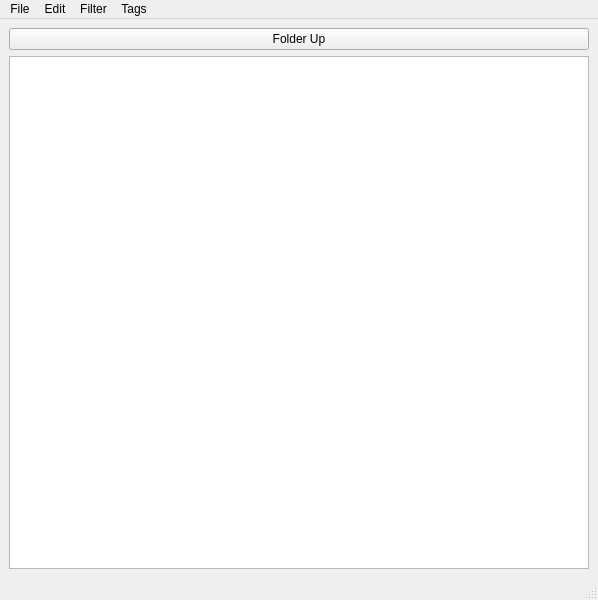
<?xml version="1.0" encoding="UTF-8"?>
<ui version="4.0">
 <class>MainWindow</class>
 <widget class="QMainWindow" name="MainWindow">
  <property name="geometry">
   <rect>
    <x>0</x>
    <y>0</y>
    <width>598</width>
    <height>600</height>
   </rect>
  </property>
  <property name="windowTitle">
   <string>MainWindow</string>
  </property>
  <widget class="QWidget" name="centralwidget">
   <layout class="QGridLayout" name="gridLayout">
    <item row="0" column="0">
     <widget class="QPushButton" name="folderUpButton">
      <property name="text">
       <string>Folder Up</string>
      </property>
      <property name="icon">
       <iconset theme="go-up">
        <normaloff>.</normaloff>.</iconset>
      </property>
      <property name="shortcut">
       <string>PgUp</string>
      </property>
     </widget>
    </item>
    <item row="1" column="0">
     <widget class="QListView" name="listView">
      <property name="sizePolicy">
       <sizepolicy hsizetype="Expanding" vsizetype="Expanding">
        <horstretch>0</horstretch>
        <verstretch>0</verstretch>
       </sizepolicy>
      </property>
     </widget>
    </item>
   </layout>
  </widget>
  <widget class="QMenuBar" name="menubar">
   <property name="geometry">
    <rect>
     <x>0</x>
     <y>0</y>
     <width>598</width>
     <height>22</height>
    </rect>
   </property>
   <widget class="QMenu" name="menuFile">
    <property name="title">
     <string>File</string>
    </property>
    <widget class="QMenu" name="menuNew">
     <property name="title">
      <string>New...</string>
     </property>
     <addaction name="actionNew_File"/>
     <addaction name="actionNew_Folder_2"/>
    </widget>
    <addaction name="menuNew"/>
    <addaction name="separator"/>
    <addaction name="actionClose"/>
   </widget>
   <widget class="QMenu" name="menuFilter">
    <property name="title">
     <string>Filter</string>
    </property>
   </widget>
   <widget class="QMenu" name="menuTags">
    <property name="title">
     <string>Tags</string>
    </property>
    <addaction name="actionAdd_new_tag"/>
    <addaction name="actionEdit_tag"/>
   </widget>
   <widget class="QMenu" name="menuEdit">
    <property name="title">
     <string>Edit</string>
    </property>
    <addaction name="actionCut"/>
    <addaction name="actionCopy"/>
    <addaction name="actionPaste"/>
    <addaction name="actionDelete"/>
    <addaction name="actionSelect_All"/>
   </widget>
   <addaction name="menuFile"/>
   <addaction name="menuEdit"/>
   <addaction name="menuFilter"/>
   <addaction name="menuTags"/>
  </widget>
  <widget class="QStatusBar" name="statusbar"/>
  <action name="actionNew_Folder">
   <property name="text">
    <string>New Folder</string>
   </property>
  </action>
  <action name="actionClose">
   <property name="icon">
    <iconset theme="process-stop">
     <normaloff>.</normaloff>.</iconset>
   </property>
   <property name="text">
    <string>Close</string>
   </property>
  </action>
  <action name="actionAdd_new_tag">
   <property name="icon">
    <iconset theme="list-add">
     <normaloff>.</normaloff>.</iconset>
   </property>
   <property name="text">
    <string>Add new tag</string>
   </property>
  </action>
  <action name="actionEdit_tag">
   <property name="icon">
    <iconset theme="edit">
     <normaloff>.</normaloff>.</iconset>
   </property>
   <property name="text">
    <string>Edit tag</string>
   </property>
  </action>
  <action name="actionNew_File">
   <property name="icon">
    <iconset theme="document-new">
     <normaloff>.</normaloff>.</iconset>
   </property>
   <property name="text">
    <string>New File</string>
   </property>
   <property name="shortcut">
    <string>Ctrl+N</string>
   </property>
  </action>
  <action name="actionNew_Folder_2">
   <property name="icon">
    <iconset theme="folder-new">
     <normaloff>.</normaloff>.</iconset>
   </property>
   <property name="text">
    <string>New Folder</string>
   </property>
  </action>
  <action name="actionCut">
   <property name="icon">
    <iconset theme="edit-cut">
     <normaloff>.</normaloff>.</iconset>
   </property>
   <property name="text">
    <string>Cut</string>
   </property>
   <property name="shortcut">
    <string>Ctrl+X</string>
   </property>
  </action>
  <action name="actionCopy">
   <property name="icon">
    <iconset theme="edit-copy">
     <normaloff>.</normaloff>.</iconset>
   </property>
   <property name="text">
    <string>Copy</string>
   </property>
   <property name="shortcut">
    <string>Ctrl+C</string>
   </property>
  </action>
  <action name="actionPaste">
   <property name="icon">
    <iconset theme="edit-paste">
     <normaloff>.</normaloff>.</iconset>
   </property>
   <property name="text">
    <string>Paste</string>
   </property>
   <property name="shortcut">
    <string>Ctrl+V</string>
   </property>
  </action>
  <action name="actionDelete">
   <property name="icon">
    <iconset theme="edit-delete">
     <normaloff>.</normaloff>.</iconset>
   </property>
   <property name="text">
    <string>Delete</string>
   </property>
   <property name="shortcut">
    <string>Del</string>
   </property>
  </action>
  <action name="actionSelect_All">
   <property name="icon">
    <iconset theme="edit-select-all">
     <normaloff>.</normaloff>.</iconset>
   </property>
   <property name="text">
    <string>Select All</string>
   </property>
   <property name="shortcut">
    <string>Ctrl+A</string>
   </property>
  </action>
 </widget>
 <resources/>
 <connections/>
</ui>
